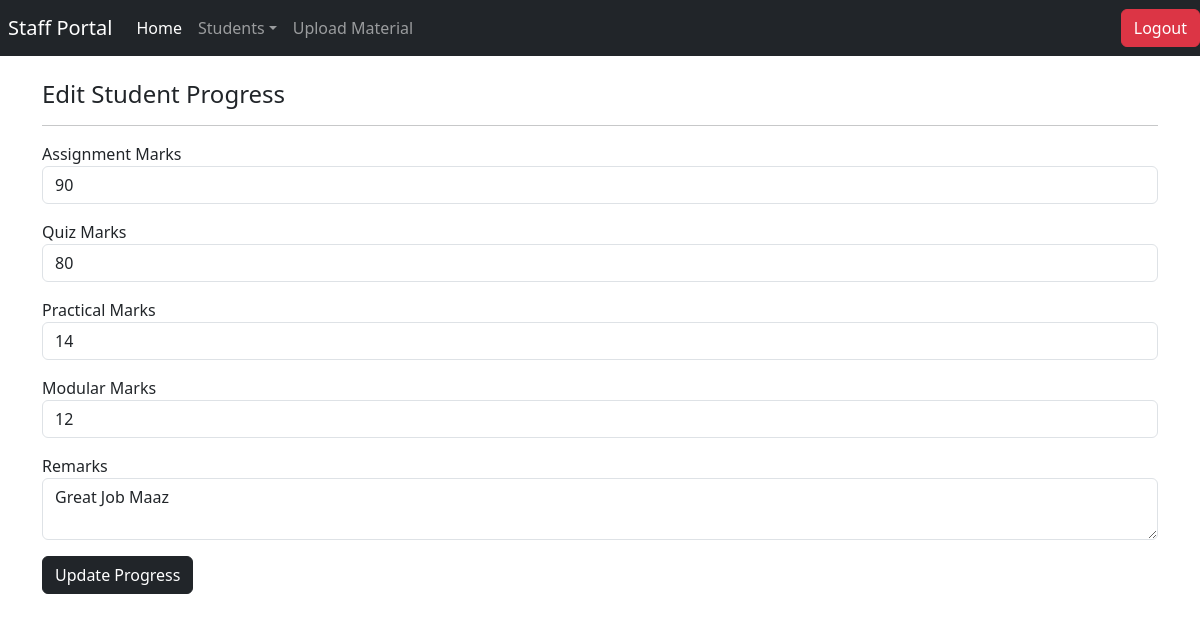
The page /Staff/edit_progress.php?id=14 (signed in) on the database its author committed.
### tables this page shows
CREATE TABLE IF NOT EXISTS `studentprogress` (
  `progressno` int NOT NULL AUTO_INCREMENT,
  `studentid` int DEFAULT NULL,
  `assignmentmarks` bigint DEFAULT NULL,
  `quizmarksinternal` bigint DEFAULT NULL,
  `practical` bigint DEFAULT NULL,
  `modular` bigint DEFAULT NULL,
  `classes_conducted` int NOT NULL,
  `classes_held` int NOT NULL,
  `remarks` varchar(1000) NOT NULL,
  `dateofprogress` timestamp NULL DEFAULT CURRENT_TIMESTAMP,
  PRIMARY KEY (`progressno`),
  KEY `studentid` (`studentid`)
);

### Staff/edit_progress.php (the view, shortened to what this page needs)
<?php
include('../connect.php');
include('staffheader.php');
if (isset($_GET['id'])) {
    $progressid = $_GET['id'];
    $query = mysqli_query($conn, "SELECT * FROM studentprogress WHERE progressno = '$progressid'");
    $record = mysqli_fetch_assoc($query);
}
?>
<div class="container mt-4">
    <h4>Edit Student Progress</h4>
    <hr>
    <form method="post">
        <div class="mb-3">
            <label>Assignment Marks</label>
            <input type="number" name="assignmentmarks" class="form-control" value="<?php echo $record['assignmentmarks']; ?>" required>
        </div>
        <div class="mb-3">
            <label>Quiz Marks</label>
            <input type="number" name="quizmarksinternal" class="form-control" value="<?php echo $record['quizmarksinternal']; ?>" required>
        </div>
        <div class="mb-3">
            <label>Practical Marks</label>
            <input type="number" name="practical" class="form-control" value="<?php echo $record['practical']; ?>" required>
        </div>
        <div class="mb-3">
            <label>Modular Marks</label>
            <input type="number" name="modular" class="form-control" value="<?php echo $record['modular']; ?>" required>
        </div>
        <div class="mb-3">
            <label>Remarks</label>
            <textarea name="remarks" class="form-control"><?php echo $record['remarks']; ?></textarea>
        </div>
        <button type="submit" name="update" class="btn btn-dark">Update Progress</button>
    </form>
</div>
<?php include('stafffooter.php'); ?>

### rows shown on the page
studentprogress: assignmentmarks "90", quizmarksinternal "80", practical "14", modular "12", remarks "Great Job Maaz"
